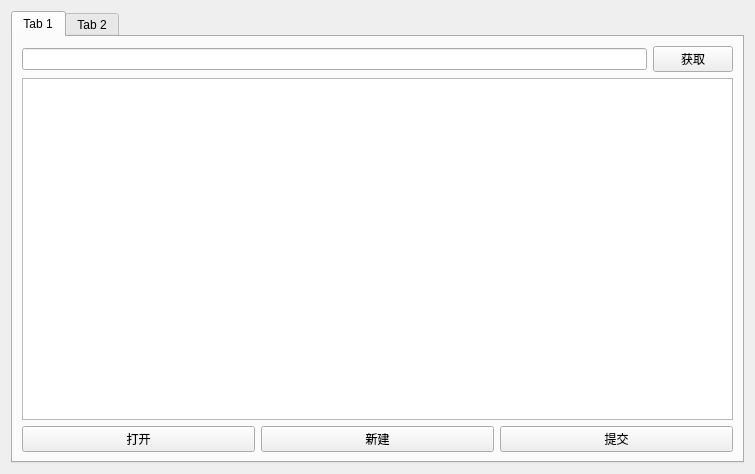
<?xml version="1.0" encoding="UTF-8"?>
<ui version="4.0">
 <class>Widget</class>
 <widget class="QWidget" name="Widget">
  <property name="geometry">
   <rect>
    <x>0</x>
    <y>0</y>
    <width>755</width>
    <height>474</height>
   </rect>
  </property>
  <property name="windowTitle">
   <string>Widget</string>
  </property>
  <layout class="QGridLayout" name="gridLayout">
   <item row="0" column="0">
    <widget class="QTabWidget" name="tabWidget">
     <property name="currentIndex">
      <number>0</number>
     </property>
     <widget class="QWidget" name="tab">
      <attribute name="title">
       <string>Tab 1</string>
      </attribute>
      <layout class="QGridLayout" name="gridLayout_2">
       <item row="0" column="0">
        <layout class="QHBoxLayout" name="horizontalLayout_2">
         <item>
          <widget class="QLineEdit" name="lineEdit"/>
         </item>
         <item>
          <widget class="QPushButton" name="pushButton_4">
           <property name="text">
            <string>获取</string>
           </property>
          </widget>
         </item>
        </layout>
       </item>
       <item row="1" column="0">
        <widget class="QTextBrowser" name="textBrowser"/>
       </item>
       <item row="2" column="0">
        <layout class="QHBoxLayout" name="horizontalLayout">
         <item>
          <widget class="QPushButton" name="pushButton">
           <property name="text">
            <string>打开</string>
           </property>
          </widget>
         </item>
         <item>
          <widget class="QPushButton" name="pushButton_3">
           <property name="text">
            <string>新建</string>
           </property>
          </widget>
         </item>
         <item>
          <widget class="QPushButton" name="pushButton_2">
           <property name="text">
            <string>提交</string>
           </property>
          </widget>
         </item>
        </layout>
       </item>
      </layout>
     </widget>
     <widget class="QWidget" name="tab_2">
      <attribute name="title">
       <string>Tab 2</string>
      </attribute>
     </widget>
    </widget>
   </item>
  </layout>
 </widget>
 <resources/>
 <connections/>
</ui>
